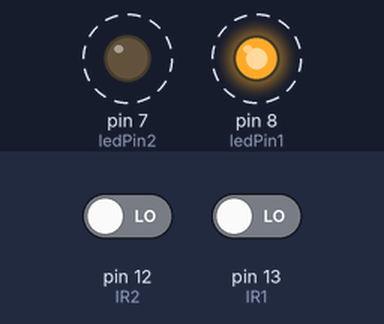
A sketch run on a simulated Arduino Uno, built with avr-gcc and run on an emulated ATmega328P. Shown: output pins drawn as LEDs (lit = HIGH). Dashed ring = blinking. The test bench sets the inputs (shaded band); at power-on: pin 13 (IR1) LOW, pin 12 (IR2) LOW.

Above: at 1.25 s.
1.3 s: pin 13 (IR1) driven HIGH
At 2.1 s:
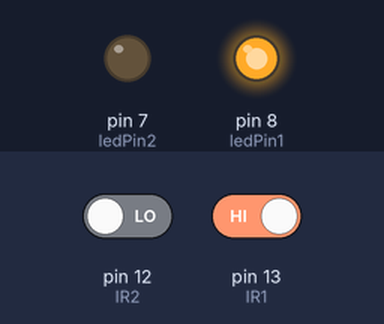
At 2.8 s:
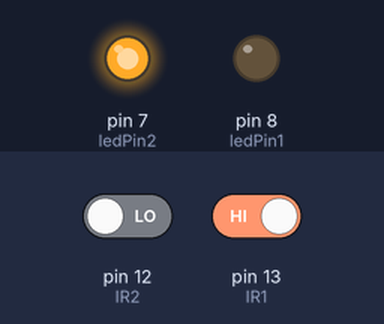
Timing chart, 0 to 10.3 s (numbered marks = the images above; inputs shaded):
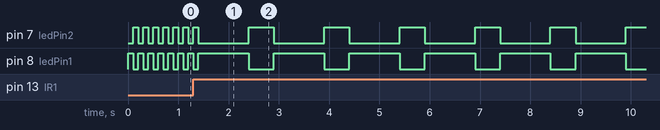

Measured:
- by itself, pin 7 (ledPin2): repeats every 1.5 s: LOW 1.0 s, HIGH 0.50 s
- by itself, pin 8 (ledPin1): repeats every 1.5 s: HIGH 1.0 s, LOW 0.50 s

The sketch:

trafic.ino
```cpp
const int IR1 = 13;
const int IR2 = 12;
const int IR3 = 11;
const int IR4 = 10;
const int IR5 = 9;
const int ledPin1 =  8;
const int ledPin2 = 7;

 int r = 100;
 int g = 100;


void setup() {

  pinMode(ledPin1, OUTPUT);
  pinMode(ledPin2, OUTPUT);

  pinMode(IR1, INPUT);
  pinMode(IR2, INPUT);
  pinMode(IR3, INPUT);
  pinMode(IR4, INPUT);
  pinMode(IR5, INPUT);
}

void loop()
{
  if(digitalRead(IR1)== HIGH)
  {
    r = 1000;
    g = 500;
    }
  if(digitalRead(IR2)== HIGH)
  {
        r = 1000;
    g = 50;
    }
  if(digitalRead(IR2)== HIGH)
  {
        r = 100;
    g = 50;
    }
  if(digitalRead(IR2)== HIGH)
  {
        r = 100;
    g = 50;
    }
  if(digitalRead(IR2)== HIGH)
  {
        r = 1000;
    g = 50;
    }

  digitalWrite(ledPin1,HIGH);
  delay(r);
  digitalWrite(ledPin1,LOW);
  digitalWrite(ledPin2,HIGH);
  delay(g);
  digitalWrite(ledPin2,LOW);

}
```
